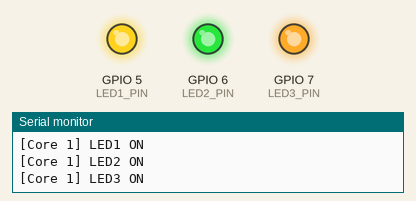
Recording of a sketch running on a simulated ESP32-S3. Shown: output pins drawn as LEDs (lit = HIGH), the last lines printed to the serial monitor.

Above: at 0.15 s.
At 0.75 s:
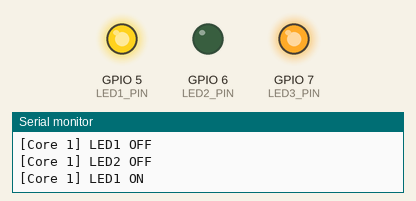
At 1.65 s:
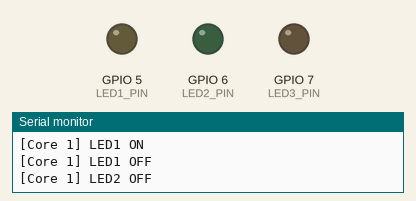
At 2.25 s:
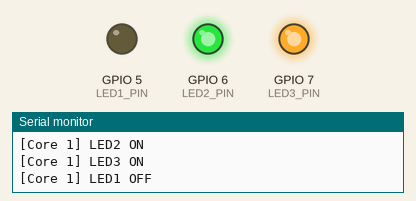
At 3.15 s:
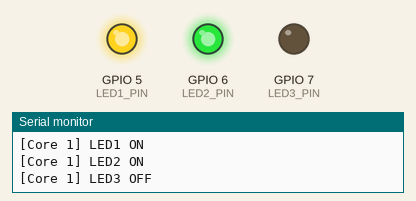
At 3.75 s:
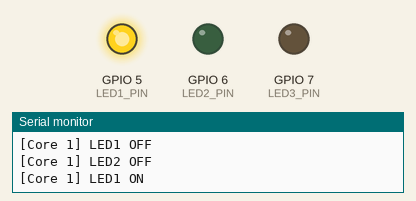
Timing chart, 0 to 4.6 s (numbered marks = the images above):
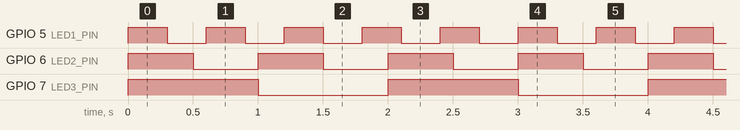

The sketch:

Led.ino
```cpp
#include <stdio.h>
#include "freertos/FreeRTOS.h"
#include "freertos/task.h"
#include "driver/gpio.h"

// Definisi pin LED
#define LED1_PIN 5
#define LED2_PIN 6
#define LED3_PIN 7

// ---------------------------------------------------------------------
// Task 1 - LED1 di Core 0 (300 ms)
// ---------------------------------------------------------------------
void task_led1(void *pvParameter) {
    gpio_set_direction(LED1_PIN, GPIO_MODE_OUTPUT);

    while (1) {
        gpio_set_level(LED1_PIN, 1);
        printf("[Core %d] LED1 ON\n", xPortGetCoreID());
        vTaskDelay(pdMS_TO_TICKS(300));

        gpio_set_level(LED1_PIN, 0);
        printf("[Core %d] LED1 OFF\n", xPortGetCoreID());
        vTaskDelay(pdMS_TO_TICKS(300));
    }
}

// ---------------------------------------------------------------------
// Task 2 - LED2 di Core 1 (500 ms)
// ---------------------------------------------------------------------
void task_led2(void *pvParameter) {
    gpio_set_direction(LED2_PIN, GPIO_MODE_OUTPUT);

    while (1) {
        gpio_set_level(LED2_PIN, 1);
        printf("[Core %d] LED2 ON\n", xPortGetCoreID());
        vTaskDelay(pdMS_TO_TICKS(500));

        gpio_set_level(LED2_PIN, 0);
        printf("[Core %d] LED2 OFF\n", xPortGetCoreID());
        vTaskDelay(pdMS_TO_TICKS(500));
    }
}

// ---------------------------------------------------------------------
// Task 3 - LED3 di Core 0 (1000 ms)
// ---------------------------------------------------------------------
void task_led3(void *pvParameter) {
    gpio_set_direction(LED3_PIN, GPIO_MODE_OUTPUT);

    while (1) {
        gpio_set_level(LED3_PIN, 1);
        printf("[Core %d] LED3 ON\n", xPortGetCoreID());
        vTaskDelay(pdMS_TO_TICKS(1000));

        gpio_set_level(LED3_PIN, 0);
        printf("[Core %d] LED3 OFF\n", xPortGetCoreID());
        vTaskDelay(pdMS_TO_TICKS(1000));
    }
}

// ---------------------------------------------------------------------
// app_main() - Titik awal program FreeRTOS ESP-IDF
// ---------------------------------------------------------------------
void app_main() {
    printf("=== FreeRTOS Dual Core LED Test (ESP32-S3) ===\n");

    // Membuat task dan memetakan ke core tertentu
    xTaskCreatePinnedToCore(task_led1, "LED1 Task", 2048, NULL, 1, NULL, 0); // Core 0
    xTaskCreatePinnedToCore(task_led2, "LED2 Task", 2048, NULL, 1, NULL, 1); // Core 1
    xTaskCreatePinnedToCore(task_led3, "LED3 Task", 2048, NULL, 1, NULL, 0); // Core 0
}
```

Measured:
- by itself, GPIO 5 (LED1_PIN): alternates HIGH for 0.30 s and LOW for 0.30 s
- by itself, GPIO 6 (LED2_PIN): alternates HIGH for 0.50 s and LOW for 0.50 s
- by itself, GPIO 7 (LED3_PIN): alternates HIGH for 1.0 s and LOW for 1.0 s
